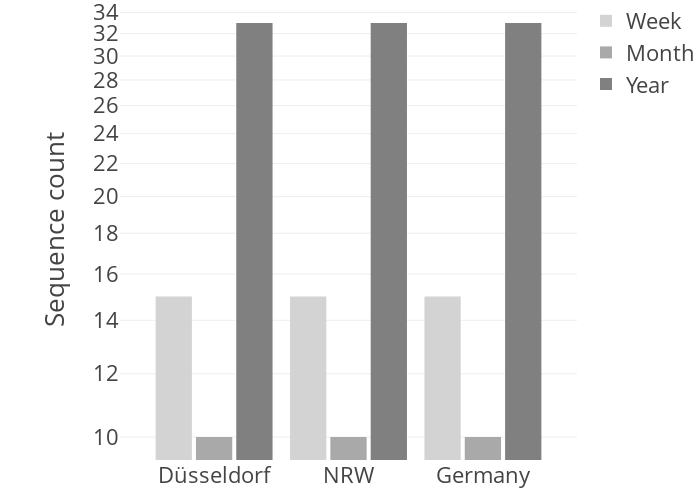

This figure's notebook cell:
### Code cell
distance_distribution_df = pd.DataFrame(distance_distribution)
fig = px.bar(distance_distribution_df, x='geographic_area', y="median_distance", color='seasonal_period', barmode='group', color_discrete_sequence=["lightgrey", "darkgrey", "grey"],
             title='Grouped Bar Chart', labels={"seasonal_period": ""})
fig.update_yaxes(type="log")
fig.update_layout(template="presentation", bargap=0.1, bargroupgap=0.1, width=700, height=500,
                  font=dict(size=22),
                  margin=dict(l=120,r=0,t=0,b=40),
                  xaxis=dict(
                        range=[-0.7, 2.7],
                        title=dict(
                            text='',
                            standoff=0
                        ),
                        tickangle=0
                    ),
                  title="",
                    yaxis=dict(
                        title=dict(
                            text='Sequence count',
                            standoff=20
                        ),
                        tickangle=0
                    )
                 )
fig.show()
fig.write_image("figures/sequence_counts.svg", width=700, height=500)

### Figure 1 — Plotly figure (JSON) as saved in the notebook; plotly's stock layout.template omitted (floating-point values rounded to 4 significant figures)
{"data": [{"alignmentgroup": "True", "hovertemplate": "=Week<br>geographic_area=%{x}<br>median_distance=%{y}<extra></extra>", "legendgroup": "Week", "marker": {"color": "lightgrey", "pattern": {"shape": ""}}, "name": "Week", "offsetgroup": "Week", "orientation": "v", "showlegend": true, "textposition": "auto", "type": "bar", "x": ["Düsseldorf", "NRW", "Germany"], "xaxis": "x", "y": [15, 15, 15], "yaxis": "y"}, {"alignmentgroup": "True", "hovertemplate": "=Month<br>geographic_area=%{x}<br>median_distance=%{y}<extra></extra>", "legendgroup": "Month", "marker": {"color": "darkgrey", "pattern": {"shape": ""}}, "name": "Month", "offsetgroup": "Month", "orientation": "v", "showlegend": true, "textposition": "auto", "type": "bar", "x": ["Düsseldorf", "NRW", "Germany"], "xaxis": "x", "y": [10, 10, 10], "yaxis": "y"}, {"alignmentgroup": "True", "hovertemplate": "=Year<br>geographic_area=%{x}<br>median_distance=%{y}<extra></extra>", "legendgroup": "Year", "marker": {"color": "grey", "pattern": {"shape": ""}}, "name": "Year", "offsetgroup": "Year", "orientation": "v", "showlegend": true, "textposition": "auto", "type": "bar", "x": ["Düsseldorf", "NRW", "Germany"], "xaxis": "x", "y": [33, 33, 33], "yaxis": "y"}], "layout": {"bargap": 0.1, "bargroupgap": 0.1, "barmode": "group", "font": {"size": 22}, "height": 500, "legend": {"title": {"text": ""}, "tracegroupgap": 0}, "margin": {"b": 40, "l": 120, "r": 0, "t": 0}, "title": {"text": ""}, "width": 700, "xaxis": {"anchor": "y", "domain": [0, 1], "range": [-0.7, 2.7], "tickangle": 0, "title": {"standoff": 0, "text": ""}, "type": "category"}, "yaxis": {"anchor": "x", "autorange": true, "domain": [0, 1], "range": [0.9712, 1.547], "tickangle": 0, "title": {"standoff": 20, "text": "Sequence count"}, "type": "log"}}}
